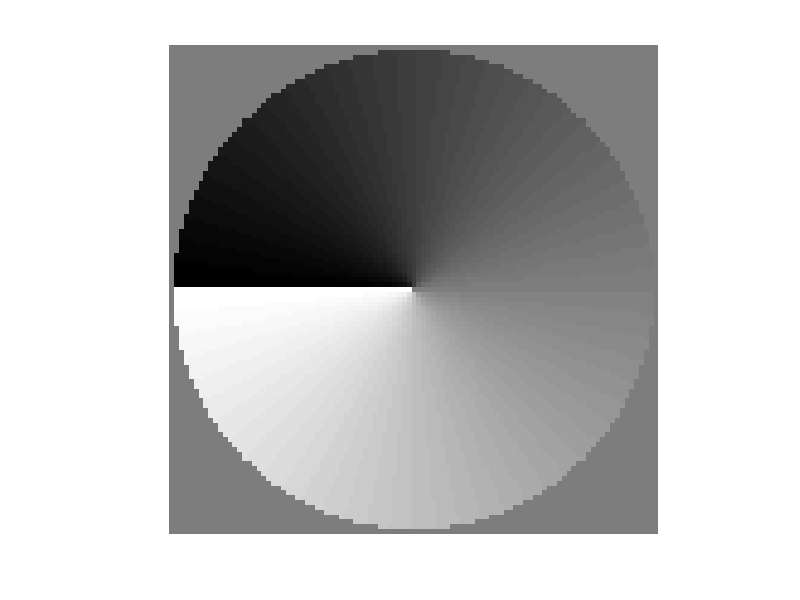

Recreate this plot in MATLAB. (Note: this script raises an error after producing the figure.)
%Calculation of the optical fields using Debye theory.
%unit: um

clc; clear;
close all;

%%%%%%%%%%%%%%%%%%%%%%%%%%%%%%%%%%%%%%%%%%%%%%%%%%%%%%%%%%%%%%%%%%%%%%%%%%%%%%%%%%%%%%%%%%%%%%%%%%%%%%%%%%%%%%%%%%%%%%%%
M = 101;
global lamda k n1 NA fo
n1 = 1.518;
z = 0e0;
Mo = 100;
F = 180e3;
N=(M-1)/2; 
lamda = 1;
NA = 1.4; 
fo=F./Mo;
k = (2.*pi)./lamda;
polar='rc';
m=linspace(-M/2,M/2,M);
n=linspace(-M/2,M/2,M);
[m n] = meshgrid(m,n); 
th=asin(NA.*sqrt(m.^2 + n.^2)./(N.*n1));
thh=th;
th(thh>asin(NA./n1))=0;
phi = atan2 (n,m);
phi(phi<0) = phi(phi<0)+2.*pi;
%%%%%%%%%%%%%%%%%%%%%%%%%%%%%%%%%%%%%%%%%%%%%%%%%%%%%%%%%%%%%%%%%
Fi=mod(phi.*1,2*pi); 
%%%%%%%%%%%%%%%%%%%%%%%%%%%%%%%%%%%%%%%%%%%%%%%%%%%%%%%%%%%%%%%%
E0 = ones(M);
E = E0.*exp(i.*Fi);
E(thh>asin(NA./n1))=0;
figure
imshow(angle(E),[]); 
% %%%%%%%%%%%%%%%%%%%%%%%%%%%%%%%%%%%%%%%%%%%%%%%%%%%%%%%%%%%%%%%%%%%%%%%%%%%%%%%%%%%%%%%%%%%%%%%%%%%%%%%%%%%%%%%%%%%%%%%%
my=101;
mx=101;
% startx = -0.8e0; 
% endx = 0.8e0;  
% starty = -0.8e0; 
% endy = 0.8e0;
startx = -5e0; 
endx = 5e0;  
starty = -5e0; 
endy = 5e0;
%%%%%%%%%%%%%%%%%%%%%%%%%%%%%%%%%%%%%%%%%%%%%%%%%%%%%%%%%%%%%%%%%%%%%%%%%%%%%%%%%%%%%%%%%%%%%%%%%%%%%%%%%%%%%%%%%%%%%%%%
[Ex Ey Ez] = Vector_Bluestein(E,M,polar,startx,endx,starty,endy,z,mx,my); 
%%%%%%%%%%%%%%%%%%%%%%%%%%%%
Ix = abs(Ex).^2;
Iy = abs(Ey).^2;
Iz = abs(Ez).^2;
Phasex=angle(Ex);
Phasey=angle(Ey);
Phasez=angle(Ez);
I = Ix+Iy+Iz;
Imax=max(max(I));
I=I./Imax;
Ix=Ix./Imax;
Iy=Iy./Imax;
Iz=Iz./Imax;
%%%%%%%%%%%%%%%%%%%%%%%%%%%% 
x = linspace(startx,endx,mx);
y = linspace(starty,endy,my);
figure
surfc(x./lamda,y./lamda,I), colormap hot, axis equal, view([0, -270]),colorbar,shading interp;
set(gca,'YTick',[-1:1:1],'XTick',[-1:1:1],'FontSize',24) 
% saveas(gcf,'cxyIntensity.png');
figure
surfc(x./lamda,y./lamda,Ix), colormap hot, axis equal, view([0, -270]),colorbar,shading interp;
set(gca,'YTick',[-1:1:1],'XTick',[-1:1:1],'FontSize',24)   
% saveas(gcf,'cxyIntensityx.png');
figure
surfc(x./lamda,y./lamda,Iy), colormap hot, axis equal, view([0, -270]),colorbar,shading interp;
set(gca,'YTick',[-1:1:1],'XTick',[-1:1:1],'FontSize',24)   
% saveas(gcf,'cxyIntensityy.png');
figure
surfc(x./lamda,y./lamda,Iz), colormap hot, axis equal, view([0, -270]),colorbar,shading interp;
set(gca,'YTick',[-1:1:1],'XTick',[-1:1:1],'FontSize',24) 
% saveas(gcf,'cxyIntensitz.png');
figure
surfc(x./lamda,y./lamda,Phasex), colormap hot, axis equal, view([0, -270]),colorbar('Ticks',[-3,0,3]),shading interp;
set(gca,'YTick',[-1:1:1],'XTick',[-1:1:1],'FontSize',24)   
% saveas(gcf,'cxyphasex.png');
figure
surfc(x./lamda,y./lamda,Phasey), colormap hot, axis equal, view([0, -270]),colorbar('Ticks',[-3,0,3]),shading interp;
set(gca,'YTick',[-1:1:1],'XTick',[-1:1:1],'FontSize',24)  
% saveas(gcf,'cxyphasey.png');
figure
surfc(x./lamda,y./lamda,Phasez), colormap hot, axis equal, view([0, -270]),colorbar('Ticks',[-3,0,3]),shading interp;
set(gca,'YTick',[-1:1:1],'XTick',[-1:1:1],'FontSize',24)   
% saveas(gcf,'cxyphasez.png');

%%%%%%%%%%%%%%%%%%%%%%%%%%%%%%%%%%%%%%%%%%%%%%%%%%%%%%%%%
startz=-0.8e0;
endz=0.8e0;
mz=100;
my=100;
mx=1;
II=zeros(my,mz);
h=waitbar(0,'Caculating XZ plane...');
index=0;
loop=mz;
for z=linspace(startz,endz,mz)
 %%%%%%%%%%%%%%%%%%%%%%%%%%%%%%%%%%%%%%%%%%%%%%%%%%%%%%%%%%%%%%%%%%%%%%%%%%%%%%%%%%%%%%%%%%%%%%%%%%%%%%%%%%%%%%%%%%%%%%%%
 [Ex Ey Ez] = Vector_Bluestein(E,M,polar,0,0,starty,endy,z,mx,my); 
%%%%%%%%%%%%%%%%%%%%%%%%%%%%%%%%%%%%%%%%%%%%%%%%%%%%%%%%%%%%%%%%%%%%%%%%%%%%%%%%%%%%%%%%%%%%%%%%%%%%%%%%%%%%%%%%%%%%%%%%
Ix = abs(Ex).^2;
Iy = abs(Ey).^2;
Iz = abs(Ez).^2;
I = Ix+Iy+Iz;
index=index+1;
waitbar(index./loop)
II(:,index)=I(:,round((mx+1)/2));
end
close(h);
IImax=max(max(II));

z=linspace(startz,endz,mz);
y=linspace(starty,endy,my);
figure
surfc(z./lamda,y./lamda,II./IImax), colormap hot, axis equal, view([0, -270]),colorbar,
shading interp
set(gca,'YTick',[-1:1:1],'XTick',[-1:1:1],'FontSize',24)
% saveas(gcf,'cxzIntensity.png');
